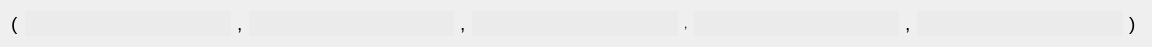
<?xml version="1.0" encoding="UTF-8"?>
<ui version="4.0">
 <class>Tuple5</class>
 <widget class="QWidget" name="Tuple5">
  <property name="geometry">
   <rect>
    <x>0</x>
    <y>0</y>
    <width>1152</width>
    <height>46</height>
   </rect>
  </property>
  <property name="sizePolicy">
   <sizepolicy hsizetype="Expanding" vsizetype="Preferred">
    <horstretch>0</horstretch>
    <verstretch>0</verstretch>
   </sizepolicy>
  </property>
  <property name="windowTitle">
   <string>Form</string>
  </property>
  <layout class="QHBoxLayout" name="horizontalLayout">
   <item>
    <widget class="QLabel" name="label_5">
     <property name="text">
      <string>&lt;html&gt;&lt;head/&gt;&lt;body&gt;&lt;p&gt;&lt;span style=&quot; font-size:14pt;&quot;&gt;(&lt;/span&gt;&lt;/p&gt;&lt;/body&gt;&lt;/html&gt;</string>
     </property>
    </widget>
   </item>
   <item>
    <widget class="LECustomTuple" name="lineEditVal1">
     <property name="sizePolicy">
      <sizepolicy hsizetype="Expanding" vsizetype="Fixed">
       <horstretch>0</horstretch>
       <verstretch>0</verstretch>
      </sizepolicy>
     </property>
     <property name="minimumSize">
      <size>
       <width>0</width>
       <height>25</height>
      </size>
     </property>
     <property name="maximumSize">
      <size>
       <width>805</width>
       <height>16777215</height>
      </size>
     </property>
     <property name="styleSheet">
      <string notr="true">background:rgb(235,235,235);
border:0px;

</string>
     </property>
     <property name="readOnly">
      <bool>false</bool>
     </property>
    </widget>
   </item>
   <item>
    <widget class="QLabel" name="label_6">
     <property name="text">
      <string>&lt;html&gt;&lt;head/&gt;&lt;body&gt;&lt;p&gt;&lt;span style=&quot; font-size:14pt;&quot;&gt;,&lt;/span&gt;&lt;/p&gt;&lt;/body&gt;&lt;/html&gt;</string>
     </property>
    </widget>
   </item>
   <item>
    <widget class="LECustomTuple" name="lineEditVal2">
     <property name="sizePolicy">
      <sizepolicy hsizetype="Expanding" vsizetype="Fixed">
       <horstretch>0</horstretch>
       <verstretch>0</verstretch>
      </sizepolicy>
     </property>
     <property name="minimumSize">
      <size>
       <width>0</width>
       <height>25</height>
      </size>
     </property>
     <property name="maximumSize">
      <size>
       <width>10000</width>
       <height>16777215</height>
      </size>
     </property>
     <property name="focusPolicy">
      <enum>Qt::StrongFocus</enum>
     </property>
     <property name="styleSheet">
      <string notr="true">background:rgb(235,235,235);
border:0px;</string>
     </property>
    </widget>
   </item>
   <item>
    <widget class="QLabel" name="label_8">
     <property name="text">
      <string>&lt;html&gt;&lt;head/&gt;&lt;body&gt;&lt;p&gt;&lt;span style=&quot; font-size:14pt;&quot;&gt;,&lt;/span&gt;&lt;/p&gt;&lt;/body&gt;&lt;/html&gt;</string>
     </property>
    </widget>
   </item>
   <item>
    <widget class="LECustomTuple" name="lineEditVal3">
     <property name="sizePolicy">
      <sizepolicy hsizetype="Expanding" vsizetype="Fixed">
       <horstretch>0</horstretch>
       <verstretch>0</verstretch>
      </sizepolicy>
     </property>
     <property name="minimumSize">
      <size>
       <width>0</width>
       <height>25</height>
      </size>
     </property>
     <property name="maximumSize">
      <size>
       <width>10000</width>
       <height>16777215</height>
      </size>
     </property>
     <property name="focusPolicy">
      <enum>Qt::StrongFocus</enum>
     </property>
     <property name="styleSheet">
      <string notr="true">background:rgb(235,235,235);
border:0px;</string>
     </property>
    </widget>
   </item>
   <item>
    <widget class="QLabel" name="label_10">
     <property name="text">
      <string>,</string>
     </property>
    </widget>
   </item>
   <item>
    <widget class="LECustomTuple" name="lineEditVal4">
     <property name="sizePolicy">
      <sizepolicy hsizetype="Expanding" vsizetype="Fixed">
       <horstretch>0</horstretch>
       <verstretch>0</verstretch>
      </sizepolicy>
     </property>
     <property name="minimumSize">
      <size>
       <width>0</width>
       <height>25</height>
      </size>
     </property>
     <property name="maximumSize">
      <size>
       <width>10000</width>
       <height>16777215</height>
      </size>
     </property>
     <property name="focusPolicy">
      <enum>Qt::StrongFocus</enum>
     </property>
     <property name="styleSheet">
      <string notr="true">background:rgb(235,235,235);
border:0px;</string>
     </property>
    </widget>
   </item>
   <item>
    <widget class="QLabel" name="label_9">
     <property name="text">
      <string>&lt;html&gt;&lt;head/&gt;&lt;body&gt;&lt;p&gt;&lt;span style=&quot; font-size:14pt;&quot;&gt;,&lt;/span&gt;&lt;/p&gt;&lt;/body&gt;&lt;/html&gt;</string>
     </property>
    </widget>
   </item>
   <item>
    <widget class="LECustomTuple" name="lineEditVal5">
     <property name="sizePolicy">
      <sizepolicy hsizetype="Expanding" vsizetype="Fixed">
       <horstretch>0</horstretch>
       <verstretch>0</verstretch>
      </sizepolicy>
     </property>
     <property name="minimumSize">
      <size>
       <width>0</width>
       <height>25</height>
      </size>
     </property>
     <property name="maximumSize">
      <size>
       <width>10000</width>
       <height>16777215</height>
      </size>
     </property>
     <property name="focusPolicy">
      <enum>Qt::StrongFocus</enum>
     </property>
     <property name="styleSheet">
      <string notr="true">background:rgb(235,235,235);
border:0px;</string>
     </property>
    </widget>
   </item>
   <item>
    <widget class="QLabel" name="label_7">
     <property name="text">
      <string>&lt;html&gt;&lt;head/&gt;&lt;body&gt;&lt;p&gt;&lt;span style=&quot; font-size:14pt;&quot;&gt;)&lt;/span&gt;&lt;/p&gt;&lt;/body&gt;&lt;/html&gt;</string>
     </property>
    </widget>
   </item>
   <item>
    <spacer name="horizontalSpacer_2">
     <property name="orientation">
      <enum>Qt::Horizontal</enum>
     </property>
     <property name="sizeType">
      <enum>QSizePolicy::Preferred</enum>
     </property>
     <property name="sizeHint" stdset="0">
      <size>
       <width>5</width>
       <height>20</height>
      </size>
     </property>
    </spacer>
   </item>
  </layout>
 </widget>
 <customwidgets>
  <customwidget>
   <class>LECustomTuple</class>
   <extends>QLineEdit</extends>
   <header>gereListe.h</header>
  </customwidget>
 </customwidgets>
 <resources/>
 <connections/>
</ui>
